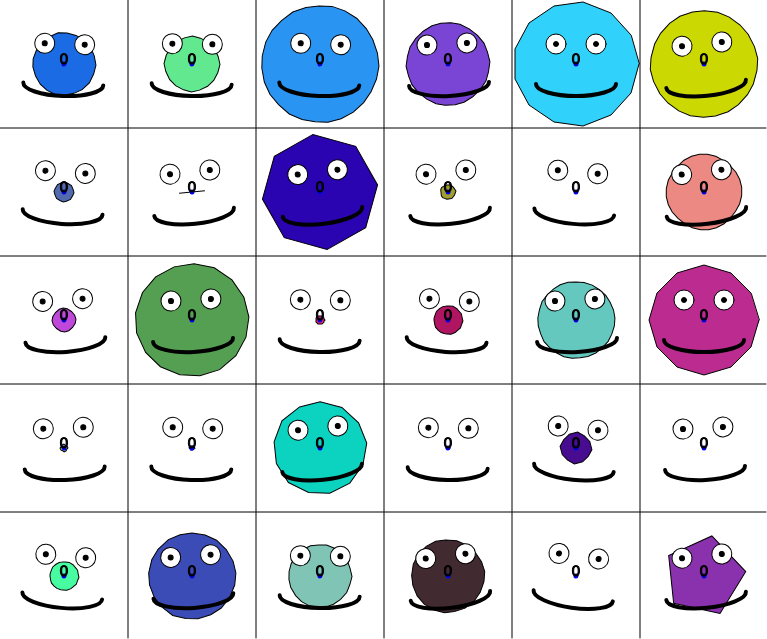
Frame 1 (no input)
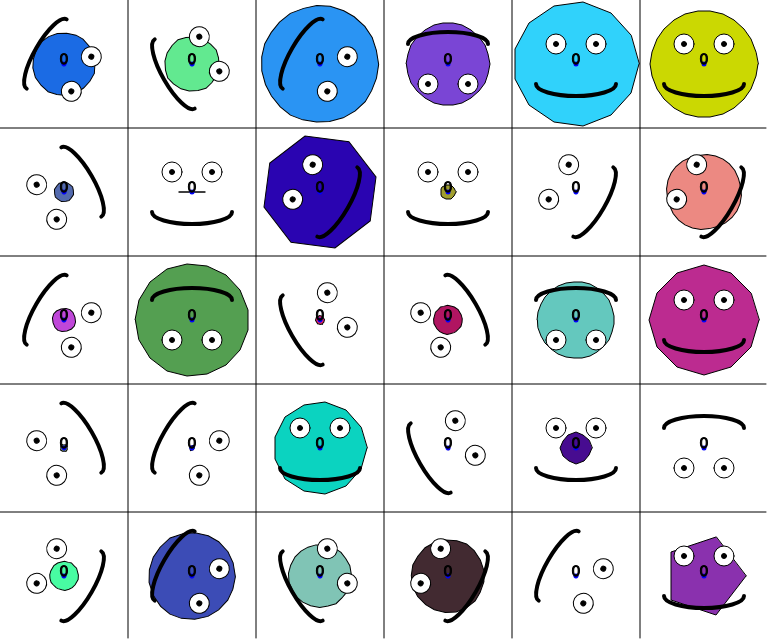
Frame 60 (no input)
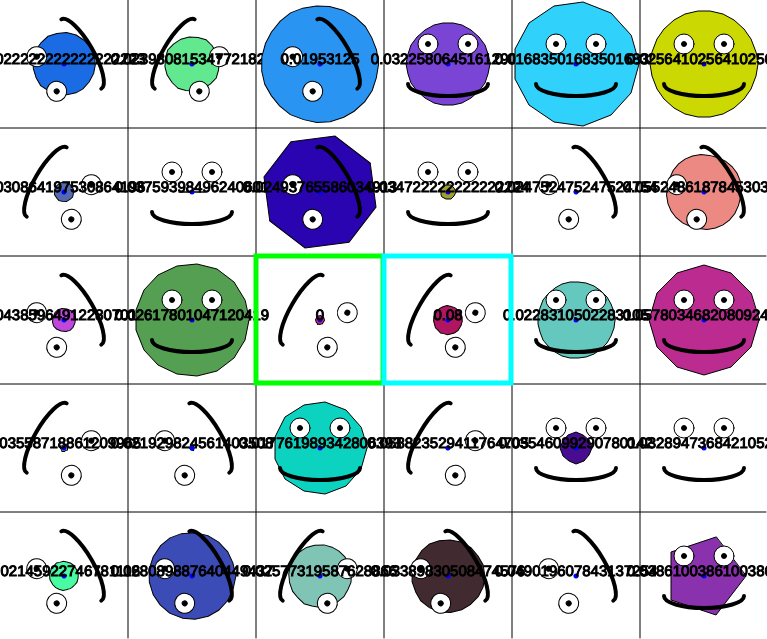
Frame 120 (the mouse pressed at the canvas centre since frame 60)

The p5.js sketch that drew these frames (run headless with seeded random() and noise() and a simulated clock; from frame 60 on, the mouse is pressed at the canvas centre):

// p5.js sketch
// ── sketch.js
var POP_COLS = 6;
var POP_ROWS = 5;
var OFFSET = 1;
var POP_SIZE = POP_COLS * POP_ROWS;
var MAX_SIZE = 127;//exp(2, SIZE_GENE_LENGTH+1) - 1;



class Gene {

  constructor(gl, copycon) {
    if (copycon == undefined) {
      //print("not copy constructor");
      this.geneLength = gl;
      //print(this.geneLength);
      this.genotype = new Array(this.geneLength);
      for (var i=0; i < this.geneLength; i++) {
        this.genotype[i] = int(random(2));
      }//random loop
    }
    else {
      //print("Copy constructor");
      this.geneLength = gl.geneLength;
      this.genotype = new Array(this.geneLength);
      arrayCopy(gl.genotype, this.genotype);
    }
      this.setValue();
  }//constructor

  setValue() {
    this.value = 0;
    for (var i=0; i < this.geneLength; i++) {
      var bit = this.genotype[i];
      this.value+= int( bit * pow(2, i));
    }//random loop
  }//setValue

   mutate() {
     print(this.geneLength);
    var r = int(random(this.geneLength));
    this.genotype[r] = (this.genotype[r] + 1) % 2;
    this.setValue();
  }//mutate

  toString() {
    var s = "";
    for (var i=0; i<this.geneLength; i++) {
      s+= this.genotype[i];
    }
    s+= " " + this.value;
    return s;
  }//toString

} //Gene

var CHROMOSOME_LENGTH = 6;
var SIDES_GENE_LENGTH = 5;
var SIZE_GENE_LENGTH = 6;
var SPIN_GENE_LENGTH = 4;
var COLOR_GENE_LENGTH = 8;

var SIDES_IND = 0;
var SIZE_IND = 1;
var SPIN_IND = 2;
var RED_IND = 3;
var GREEN_IND = 4;
var BLUE_IND = 5;

var MAX_SIDES = 20;

class RegularGon {

  constructor(sides, length, rSpeed, c) {
    this.centroid = [0, 0];
    this.numSides = sides;
    this.gonLength = length;
    this.rotationSpeed = rSpeed;
    this.inside = c;
    this.border = color(0);

    this.xs = new Array(this.numSides);
    this.ys = new Array(this.numSides);
    //bounding box for the shape
    this.topY = this.centroid[1] - this.gonLength;
    this.leftX = this.centroid[0] - this.gonLength;
    this.shapeWidth = this.gonLength;
    this.shapeHeight = this.gonLength;

    this.area = 0;
    this.displayAngle = 0;

    this.generateRegularPolygon();
  }//PathShape

   isValid() {
    return this.xs.size() > 0;
  }//isValid

  generateRegularPolygon() {
    if (this.numSides > 0) {
      var theta = radians(360 / this.numSides);
      for (var n=0; n < this.numSides; n++) {
        var x = int(this.gonLength * cos(n * theta)) + this.centroid[0];
        var y = int(this.gonLength * sin(n * theta)) + this.centroid[1];
        this.xs.push(x);
        this.ys.push(y);
      }
    }
  }//generateRegularPolygon

 display( x,  y) {

    stroke(this.border);
    fill(this.inside);

    push();
    translate(x, y);
    this.displayAngle+= this.rotationSpeed;
    rotate(radians(this.displayAngle));

    beginShape();
    for ( var i = 0; i < this.xs.length; i++ )
      vertex( this.xs[i], this.ys[i] );
    endShape(CLOSE);
    noStroke();
    fill(0, 0, 255);
    circle(this.centroid[0], this.centroid[1], 5);


    //smiley!
    fill(255);
    stroke(0);
    circle(-20, -20, 20);
    circle(20, -20, 20);
    fill(0);
    circle(-20, -20, 5);
    circle(20, -20, 5);

    noFill();
    strokeWeight(4);
    arc(0, 20, 80, 24, 0, PI);
    strokeWeight(1);


    pop();
  }//display

}//RegularGon

class Individual {

  constructor( random) {

    this.chromosome = new Array(CHROMOSOME_LENGTH);
    this.phenotype = 0;
    this.fitness = 0;

    if (random) {
      this.chromosome[SIDES_IND] = new Gene(SIDES_GENE_LENGTH);
      this.chromosome[SIZE_IND] = new Gene(SIZE_GENE_LENGTH);
      this.chromosome[SPIN_IND] = new Gene(SPIN_GENE_LENGTH);
      this.chromosome[RED_IND] = new Gene(COLOR_GENE_LENGTH);
      this.chromosome[GREEN_IND] = new Gene(COLOR_GENE_LENGTH);
      this.chromosome[BLUE_IND] = new Gene(COLOR_GENE_LENGTH);

      this.setPhenotype();
    }
  }//constructor

  setPhenotype() {
    var sides = this.chromosome[SIDES_IND].value;
    var siz = this.chromosome[SIZE_IND].value;
    var spin = this.chromosome[SPIN_IND].value - 7;
    var c = color(this.chromosome[RED_IND].value, this.chromosome[GREEN_IND].value, this.chromosome[BLUE_IND].value);
    this.phenotype = new RegularGon(sides, siz, spin, c);
  }

  setFitness(other) {
    var difference = 0;
    for (var g=0; g < CHROMOSOME_LENGTH; g++) {
      difference+= abs(this.chromosome[g].value - other.chromosome[g].value);
    }
    this.fitness = 10.0 / (10+difference);
  }//setFitness

  mate(partner) {

    var child = new Individual(false);
    var parents = [this, partner];
    var currentParent = int(random(2));
    var crossoverPoint = int(random(CHROMOSOME_LENGTH));
    for (var g=0; g < CHROMOSOME_LENGTH; g++) {
      if (g == crossoverPoint) {
        currentParent = (currentParent+1)%2;
      }
      child.chromosome[g] = new Gene(parents[currentParent].chromosome[g], true);
    }
    child.setPhenotype();
    return child;
  }//mate

   mutate( rate) {
    for (var g=0; g < CHROMOSOME_LENGTH; g++) {
      if (random(1) < rate) {
        this.chromosome[g].mutate();
        this.setPhenotype();
      }
    }
  }//mutate

  display(x, y, showFitness) {
    this.phenotype.display(x, y);
    if (showFitness) {

      //println(fitness);
      textSize(15);
      fill(0);
      textAlign(CENTER);
      text(this.fitness, x, y);
    }
  }//display()

  toString() {
    var s = "";
    for (var i=0; i<CHROMOSOME_LENGTH; i++) {
      s+= this.chromosome[i] + "\n";
    }
    return s;
  }//toString()

}//Individual


var DEFAULT_MUTATION_RATE = 0.05;

class Population {

  constructor(popSize) {
    this.numIndividuals = popSize;
    this.pop = new Array(this.numIndividuals);
    this.omitted = null;
    this.mutationRate = DEFAULT_MUTATION_RATE;
    this.totalFitness = 0;
  }//constructor

  randomPop() {
    for (var p=0; p < this.numIndividuals; p++) {
      this.pop[p] = new Individual(true);
    }
    this.omitted = null;
  }//randomPop


  drawPopGrid(cols, rows, maxSize, offset, showFitness) {
    for (var p=0; p < this.numIndividuals; p++) {
      var x = (p % cols) * (maxSize + offset) + (maxSize + offset) / 2;
      var y = int(p / cols) * (maxSize + offset) + (maxSize + offset) / 2;
      this.pop[p].display(x, int(y), showFitness);
    }
  }//drawPopGrid

  get(index) {
    return this.pop[index];
  }//get

  setOmitted(o) {
    this.omitted = this.pop[o];
  }//setOmitted

  setFitness(target) {
    this.totalFitness = 0;
    this.omitted.fitness = 0;
    for (var p=0; p < this.numIndividuals; p++) {
      if (this.pop[p] != this.omitted) {
        this.pop[p].setFitness(target);
        this.totalFitness+= this.pop[p].fitness;
      }
    }
  }//setFitness

  select() {
    var r = random(this.totalFitness);
    var fitnessCounter = 0;
    var p = -1;
    while (fitnessCounter < r) {
      p++;
      if ( this.omitted == null || this.pop[p] != this.omitted ) {
        fitnessCounter+= this.pop[p].fitness;
      }
    }
    return this.pop[p];
  }//select

  matingSeason( keepBest) {
    var nextGeneration = new Population( this.numIndividuals );
    var bestIndex = -1;
    if (keepBest) {
      bestIndex = this.getBestIndex();
    }
    for (var p=0; p < this.numIndividuals; p++) {
      if (this.pop[p] == this.omitted) {
        nextGeneration.pop[p] = this.pop[p];
      }
      else if (keepBest && (p == bestIndex)) {
        nextGeneration.pop[p] = this.pop[p];
      }
      else {
        var p0 = this.select();
        var p1 = this.select();
        var child = p0.mate(p1);
        child.mutate(this.mutationRate);
        nextGeneration.pop[p] = child;
      }
     //  //print(nextGeneration.pop[p]);
    }
    nextGeneration.omitted = this.omitted;
    return nextGeneration;
  }//matingSeason

  getBestIndex() {
    var best = 0;
    for (var p=1; p < this.numIndividuals; p++) {
      if (this.pop[p] != this.omitted) {
        if (this.pop[p].fitness > this.pop[best].fitness) {
          best = p;
        }
      }
    }
    return best;
  }//getBest

  getBestFitness() {
    return this.pop[this.getBestIndex()].fitness;
  }//getBestFitness

  getAvgFitness() {
    if (this.omitted == null)
      return this.totalFitness / this.numIndividuals;
    else
      return this.totalFitness / (this.numIndividuals-1);
  }

}//Population




var popu;
var target;
var targetX, targetY;
var selected;
var generationCount;

function setup() {
  popu = new Population(POP_SIZE);
  createCanvas(POP_COLS*MAX_SIZE + (POP_COLS-1)*OFFSET, POP_ROWS*MAX_SIZE + (POP_ROWS-1)*OFFSET);

  makePopulation();
}//setup

function draw() {
  background(255);
  popu.drawPopGrid(POP_COLS, POP_ROWS, MAX_SIZE, OFFSET, true);
  drawGrid();
  if (selected) {
    highlightIndividual(targetX, targetY, color(0, 255, 0));
    var bestI = popu.getBestIndex();
    highlightIndividual( (bestI % POP_COLS) * (MAX_SIZE + OFFSET), int((bestI / POP_COLS)) * (MAX_SIZE + OFFSET), color(0, 255, 255));
  }
}//draw

function selectI(x, y) {
  //print(x, y);
  var targetIndex = y * POP_COLS + x;
  target = popu.get(targetIndex);
  popu.omitted = target;
  print(popu.omitted);
  popu.setFitness(target);
  selected = true;
  targetX = x * (MAX_SIZE + OFFSET);
  targetY = y * (MAX_SIZE + OFFSET);
}

function mousePressed() {
  var x = mouseX / (MAX_SIZE + OFFSET);
  var y = mouseY / (MAX_SIZE + OFFSET);
  selectI(int(x), int(y));
}//mousePressed

function keyPressed() {
  if (key == 'p') {
    makePopulation();
  }
  if (key == 'm') {
    generationCount++;
    popu = popu.matingSeason(true);
    popu.setFitness(target);
    print("Generation " + generationCount);
    print("Best fitness: " + popu.getBestFitness());
    print("Avg  fitness: " + popu.getAvgFitness());
  }
}//keyPressed

function makePopulation() {
  popu.randomPop();
  generationCount = 0;
  selected = false;
}//makePopulation()

function highlightIndividual( x,  y,  c) {
  noFill();
  strokeWeight(5);
  stroke(c);
  rect(int(x), int(y), MAX_SIZE, MAX_SIZE);
  strokeWeight(1);
}

function drawGrid() {
  stroke(0);
  for (var i=1; i < POP_COLS; i++) {
    var x = i * (MAX_SIZE + OFFSET);
    line(x, 0, x, height-1);
  }//row dividers

  for (var i=1; i < POP_ROWS; i++) {
    var y = i * (MAX_SIZE + OFFSET);
    line(0, y, width-1, y);
  }//column dividers
}//drawGrid
